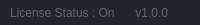
              <widget class="QFrame" name="frame_grip">
               <property name="minimumSize">
                <size>
                 <width>0</width>
                 <height>25</height>
                </size>
               </property>
               <property name="maximumSize">
                <size>
                 <width>16777215</width>
                 <height>25</height>
                </size>
               </property>
               <property name="styleSheet">
                <string notr="true">background-color: rgb(33, 37, 43);</string>
               </property>
               <property name="frameShape">
                <enum>QFrame::NoFrame</enum>
               </property>
               <property name="frameShadow">
                <enum>QFrame::Raised</enum>
               </property>
               <layout class="QHBoxLayout" name="horizontalLayout_6">
                <property name="spacing">
                 <number>0</number>
                </property>
                <property name="leftMargin">
                 <number>0</number>
                </property>
                <property name="topMargin">
                 <number>0</number>
                </property>
                <property name="rightMargin">
                 <number>2</number>
                </property>
                <property name="bottomMargin">
                 <number>0</number>
                </property>
                <item>
                 <widget class="QFrame" name="frame_label_bottom">
                  <property name="frameShape">
                   <enum>QFrame::NoFrame</enum>
                  </property>
                  <property name="frameShadow">
                   <enum>QFrame::Raised</enum>
                  </property>
                  <layout class="QHBoxLayout" name="horizontalLayout_7">
                   <property name="spacing">
                    <number>0</number>
                   </property>
                   <property name="leftMargin">
                    <number>10</number>
                   </property>
                   <property name="topMargin">
                    <number>0</number>
                   </property>
                   <property name="rightMargin">
                    <number>10</number>
                   </property>
                   <property name="bottomMargin">
                    <number>0</number>
                   </property>
                   <item>
                    <widget class="QLabel" name="label_credits">
                     <property name="font">
                      <font>
                       <family>Segoe UI</family>
                      </font>
                     </property>
                     <property name="styleSheet">
                      <string notr="true">color: rgb(98, 103, 111);</string>
                     </property>
                     <property name="text">
                      <string>License Status : On</string>
                     </property>
                    </widget>
                   </item>
                   <item>
                    <widget class="QLabel" name="label_version">
                     <property name="maximumSize">
                      <size>
                       <width>100</width>
                       <height>16777215</height>
                      </size>
                     </property>
                     <property name="font">
                      <font>
                       <family>Segoe UI</family>
                      </font>
                     </property>
                     <property name="styleSheet">
                      <string notr="true">color: rgb(98, 103, 111);</string>
                     </property>
                     <property name="text">
                      <string>v1.0.0</string>
                     </property>
                     <property name="alignment">
                      <set>Qt::AlignRight|Qt::AlignTrailing|Qt::AlignVCenter</set>
                     </property>
                    </widget>
                   </item>
                  </layout>
                 </widget>
                </item>
                <item>
                 <widget class="QFrame" name="frame_size_grip">
                  <property name="maximumSize">
                   <size>
                    <width>20</width>
                    <height>20</height>
                   </size>
                  </property>
                  <property name="styleSheet">
                   <string notr="true">QSizeGrip {
	background-image: url(:/16x16/icons/16x16/cil-size-grip.png);
	background-position: center;
	background-repeat: no-reperat;
}</string>
                  </property>
                  <property name="frameShape">
                   <enum>QFrame::NoFrame</enum>
                  </property>
                  <property name="frameShadow">
                   <enum>QFrame::Raised</enum>
                  </property>
                 </widget>
                </item>
               </layout>
              </widget>
